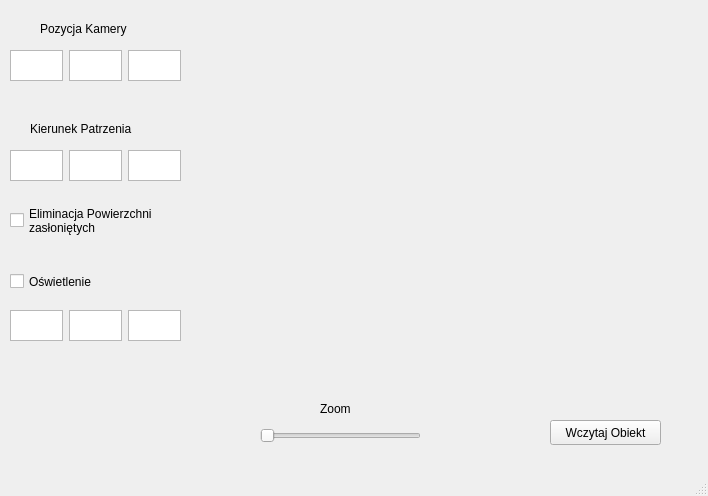
<?xml version="1.0" encoding="UTF-8"?>
<ui version="4.0">
 <class>MainWindow</class>
 <widget class="QMainWindow" name="MainWindow">
  <property name="geometry">
   <rect>
    <x>0</x>
    <y>0</y>
    <width>708</width>
    <height>496</height>
   </rect>
  </property>
  <property name="windowTitle">
   <string>Prezentacja Modelu 3D</string>
  </property>
  <widget class="QWidget" name="centralwidget">
   <widget class="QLabel" name="label_pozycja_kamery">
    <property name="geometry">
     <rect>
      <x>40</x>
      <y>20</y>
      <width>111</width>
      <height>17</height>
     </rect>
    </property>
    <property name="text">
     <string>Pozycja Kamery</string>
    </property>
   </widget>
   <widget class="QWidget" name="horizontalLayoutWidget">
    <property name="geometry">
     <rect>
      <x>10</x>
      <y>50</y>
      <width>171</width>
      <height>31</height>
     </rect>
    </property>
    <layout class="QHBoxLayout" name="layout_pozycja_kamery">
     <item>
      <widget class="QTextEdit" name="kamera_x"/>
     </item>
     <item>
      <widget class="QTextEdit" name="kamera_y"/>
     </item>
     <item>
      <widget class="QTextEdit" name="kamera_z"/>
     </item>
    </layout>
   </widget>
   <widget class="QWidget" name="horizontalLayoutWidget_2">
    <property name="geometry">
     <rect>
      <x>10</x>
      <y>150</y>
      <width>171</width>
      <height>31</height>
     </rect>
    </property>
    <layout class="QHBoxLayout" name="layout_kierunek_patrzenia">
     <item>
      <widget class="QTextEdit" name="patrzenie_x"/>
     </item>
     <item>
      <widget class="QTextEdit" name="patrzenie_y"/>
     </item>
     <item>
      <widget class="QTextEdit" name="patrzenie_z"/>
     </item>
    </layout>
   </widget>
   <widget class="QLabel" name="label_kierunek_patrzenia">
    <property name="geometry">
     <rect>
      <x>30</x>
      <y>120</y>
      <width>131</width>
      <height>17</height>
     </rect>
    </property>
    <property name="text">
     <string>Kierunek Patrzenia</string>
    </property>
   </widget>
   <widget class="QCheckBox" name="eliminacja_powierzchni_CB">
    <property name="geometry">
     <rect>
      <x>10</x>
      <y>200</y>
      <width>181</width>
      <height>41</height>
     </rect>
    </property>
    <property name="text">
     <string>Eliminacja Powierzchni 
zasłoniętych</string>
    </property>
   </widget>
   <widget class="QCheckBox" name="oswietlenie_CB">
    <property name="geometry">
     <rect>
      <x>10</x>
      <y>270</y>
      <width>101</width>
      <height>23</height>
     </rect>
    </property>
    <property name="text">
     <string>Oświetlenie</string>
    </property>
   </widget>
   <widget class="QWidget" name="horizontalLayoutWidget_3">
    <property name="geometry">
     <rect>
      <x>10</x>
      <y>310</y>
      <width>171</width>
      <height>31</height>
     </rect>
    </property>
    <layout class="QHBoxLayout" name="layout_oswietlenie">
     <item>
      <widget class="QTextEdit" name="swiatlo_x"/>
     </item>
     <item>
      <widget class="QTextEdit" name="swiatlo_y"/>
     </item>
     <item>
      <widget class="QTextEdit" name="swiatlo_z"/>
     </item>
    </layout>
   </widget>
   <widget class="QWidget" name="widget_modelu" native="true">
    <property name="geometry">
     <rect>
      <x>259</x>
      <y>19</y>
      <width>431</width>
      <height>361</height>
     </rect>
    </property>
    <property name="autoFillBackground">
     <bool>false</bool>
    </property>
   </widget>
   <widget class="QSlider" name="zoom_slider">
    <property name="geometry">
     <rect>
      <x>260</x>
      <y>420</y>
      <width>161</width>
      <height>31</height>
     </rect>
    </property>
    <property name="orientation">
     <enum>Qt::Horizontal</enum>
    </property>
   </widget>
   <widget class="QLabel" name="label_zoom">
    <property name="geometry">
     <rect>
      <x>320</x>
      <y>400</y>
      <width>67</width>
      <height>17</height>
     </rect>
    </property>
    <property name="text">
     <string>Zoom</string>
    </property>
   </widget>
   <widget class="QPushButton" name="button_wczytaj_obiekt">
    <property name="geometry">
     <rect>
      <x>550</x>
      <y>420</y>
      <width>111</width>
      <height>25</height>
     </rect>
    </property>
    <property name="text">
     <string>Wczytaj Obiekt</string>
    </property>
   </widget>
  </widget>
  <widget class="QStatusBar" name="statusbar"/>
 </widget>
 <resources/>
 <connections/>
</ui>
